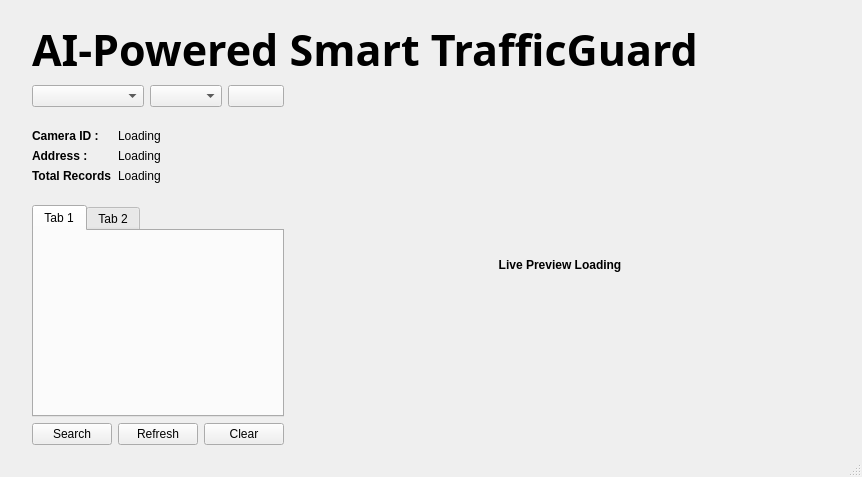
<?xml version="1.0" encoding="UTF-8"?>
<ui version="4.0">
 <class>MainWindow</class>
 <widget class="QMainWindow" name="MainWindow">
  <property name="geometry">
   <rect>
    <x>0</x>
    <y>0</y>
    <width>859</width>
    <height>469</height>
   </rect>
  </property>
  <property name="font">
   <font>
    <family>Segoe UI</family>
   </font>
  </property>
  <property name="contextMenuPolicy">
   <enum>Qt::DefaultContextMenu</enum>
  </property>
  <property name="windowTitle">
   <string>AI-Powered Smart TrafficGuard</string>
  </property>
  <widget class="QWidget" name="centralwidget">
   <layout class="QVBoxLayout" name="verticalLayout_2">
    <property name="leftMargin">
     <number>32</number>
    </property>
    <property name="topMargin">
     <number>20</number>
    </property>
    <property name="rightMargin">
     <number>32</number>
    </property>
    <property name="bottomMargin">
     <number>10</number>
    </property>
    <item>
     <widget class="QLabel" name="label">
      <property name="font">
       <font>
        <family>Calisto MT</family>
        <pointsize>32</pointsize>
        <weight>75</weight>
        <bold>true</bold>
        <underline>false</underline>
       </font>
      </property>
      <property name="text">
       <string>AI-Powered Smart TrafficGuard</string>
      </property>
      <property name="alignment">
       <set>Qt::AlignLeading|Qt::AlignLeft|Qt::AlignVCenter</set>
      </property>
     </widget>
    </item>
    <item>
     <layout class="QHBoxLayout" name="windowFrame" stretch="2,3">
      <item>
       <layout class="QVBoxLayout" name="UI">
        <item>
         <layout class="QHBoxLayout" name="CameraSelect" stretch="2,0,1">
          <item>
           <widget class="QComboBox" name="camera_group"/>
          </item>
          <item>
           <widget class="QComboBox" name="cam_selector">
            <property name="enabled">
             <bool>true</bool>
            </property>
            <property name="editable">
             <bool>false</bool>
            </property>
            <property name="currentText">
             <string/>
            </property>
            <property name="currentIndex">
             <number>-1</number>
            </property>
            <property name="maxVisibleItems">
             <number>5</number>
            </property>
           </widget>
          </item>
          <item>
           <widget class="QPushButton" name="map">
            <property name="text">
             <string/>
            </property>
           </widget>
          </item>
         </layout>
        </item>
        <item>
         <layout class="QFormLayout" name="formLayout">
          <property name="topMargin">
           <number>16</number>
          </property>
          <property name="bottomMargin">
           <number>16</number>
          </property>
          <item row="0" column="0">
           <widget class="QLabel" name="cam_id_label">
            <property name="font">
             <font>
              <family>Segoe UI</family>
              <weight>75</weight>
              <bold>true</bold>
             </font>
            </property>
            <property name="text">
             <string>Camera ID : </string>
            </property>
           </widget>
          </item>
          <item row="0" column="1">
           <widget class="QLabel" name="cam_id">
            <property name="text">
             <string>Loading</string>
            </property>
           </widget>
          </item>
          <item row="1" column="0">
           <widget class="QLabel" name="address_label">
            <property name="font">
             <font>
              <family>Segoe UI</family>
              <weight>75</weight>
              <bold>true</bold>
             </font>
            </property>
            <property name="text">
             <string>Address : </string>
            </property>
           </widget>
          </item>
          <item row="1" column="1">
           <widget class="QLabel" name="address">
            <property name="text">
             <string>Loading</string>
            </property>
           </widget>
          </item>
          <item row="2" column="0">
           <widget class="QLabel" name="total_records_label">
            <property name="font">
             <font>
              <family>Segoe UI</family>
              <weight>75</weight>
              <bold>true</bold>
             </font>
            </property>
            <property name="text">
             <string>Total Records</string>
            </property>
           </widget>
          </item>
          <item row="2" column="1">
           <widget class="QLabel" name="total_records">
            <property name="font">
             <font>
              <family>Segoe UI</family>
             </font>
            </property>
            <property name="text">
             <string>Loading</string>
            </property>
           </widget>
          </item>
         </layout>
        </item>
        <item>
         <widget class="QTabWidget" name="log_tabwidget">
          <property name="minimumSize">
           <size>
            <width>0</width>
            <height>200</height>
           </size>
          </property>
          <property name="font">
           <font>
            <family>Segoe UI</family>
           </font>
          </property>
          <property name="tabShape">
           <enum>QTabWidget::Rounded</enum>
          </property>
          <property name="currentIndex">
           <number>0</number>
          </property>
          <property name="documentMode">
           <bool>false</bool>
          </property>
          <property name="movable">
           <bool>true</bool>
          </property>
          <property name="tabBarAutoHide">
           <bool>true</bool>
          </property>
          <widget class="QWidget" name="tab_1">
           <property name="accessibleName">
            <string/>
           </property>
           <attribute name="title">
            <string>Tab 1</string>
           </attribute>
          </widget>
          <widget class="QWidget" name="tab_2">
           <attribute name="title">
            <string>Tab 2</string>
           </attribute>
          </widget>
         </widget>
        </item>
        <item>
         <layout class="QHBoxLayout" name="horizontalLayout">
          <item>
           <spacer name="horizontalSpacer">
            <property name="font">
             <font>
              <family>Segoe UI</family>
             </font>
            </property>
            <property name="orientation">
             <enum>Qt::Horizontal</enum>
            </property>
            <property name="sizeHint" stdset="0">
             <size>
              <width>158</width>
              <height>20</height>
             </size>
            </property>
           </spacer>
          </item>
          <item>
           <widget class="QPushButton" name="search_button">
            <property name="font">
             <font>
              <family>Segoe UI</family>
             </font>
            </property>
            <property name="text">
             <string>Search</string>
            </property>
           </widget>
          </item>
          <item>
           <widget class="QPushButton" name="refresh_button">
            <property name="font">
             <font>
              <family>Segoe UI</family>
             </font>
            </property>
            <property name="text">
             <string>Refresh</string>
            </property>
           </widget>
          </item>
          <item>
           <widget class="QPushButton" name="clear_button">
            <property name="font">
             <font>
              <family>Segoe UI</family>
             </font>
            </property>
            <property name="text">
             <string>Clear</string>
            </property>
           </widget>
          </item>
         </layout>
        </item>
       </layout>
      </item>
      <item>
       <widget class="QLabel" name="live_preview">
        <property name="minimumSize">
         <size>
          <width>540</width>
          <height>360</height>
         </size>
        </property>
        <property name="font">
         <font>
          <family>Segoe UI</family>
          <weight>75</weight>
          <bold>true</bold>
         </font>
        </property>
        <property name="text">
         <string>Live Preview Loading</string>
        </property>
        <property name="alignment">
         <set>Qt::AlignCenter</set>
        </property>
       </widget>
      </item>
     </layout>
    </item>
   </layout>
  </widget>
  <widget class="QStatusBar" name="statusBar"/>
 </widget>
 <resources/>
 <connections/>
</ui>
